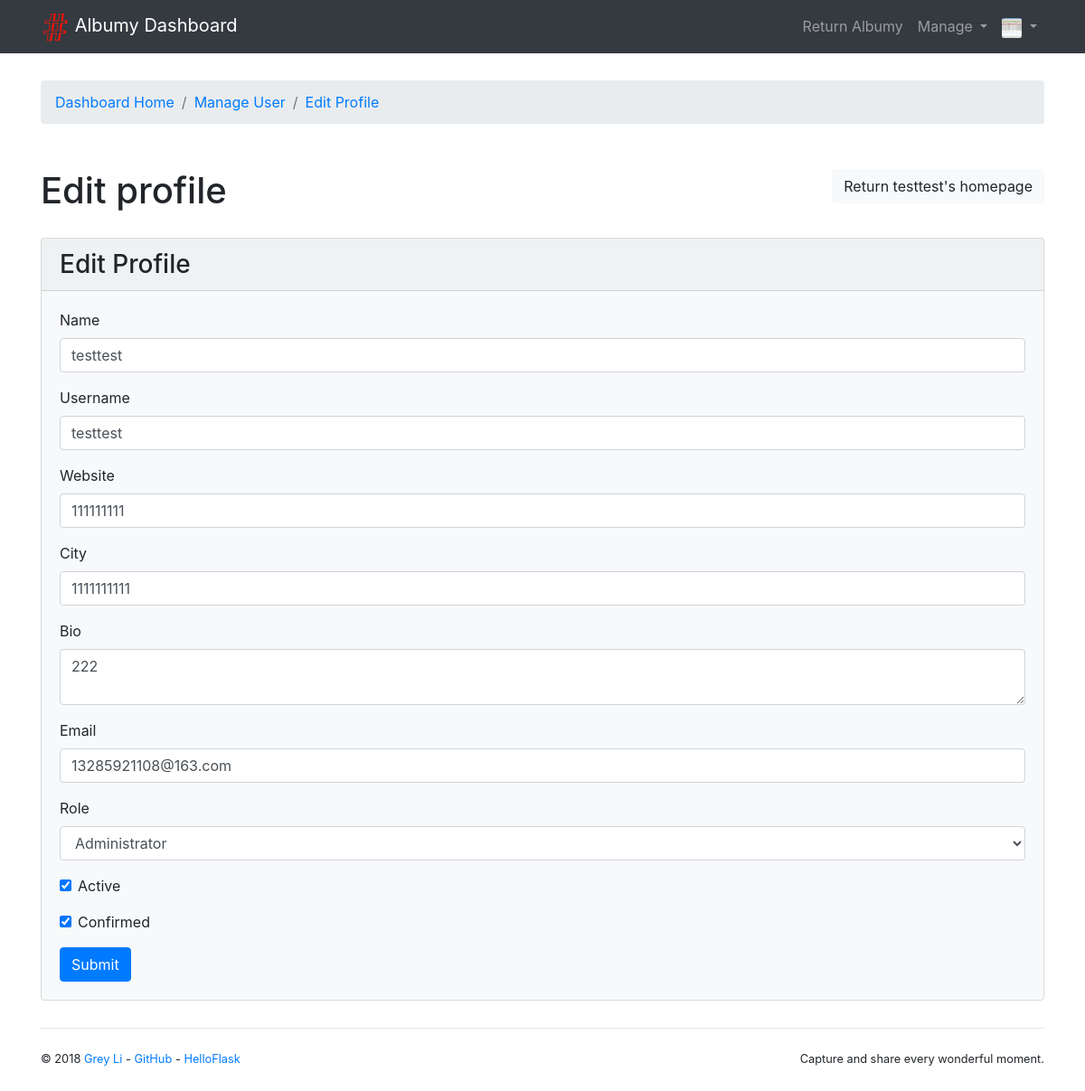
Screenshot of /admin/profile/1 (signed in) with the database file from the repository.
### auth/models.py (models this page shows, shortened)
@whooshee.register_model('name', 'username')
class User(db.Model, UserMixin):
    id = db.Column(db.Integer, primary_key=True)
    username = db.Column(db.String(20), unique=True, index=True)
    email = db.Column(db.String(254), unique=True, index=True)
    password_hash = db.Column(db.String(128))
    name = db.Column(db.String(30))
    website = db.Column(db.String(255))
    bio = db.Column(db.String(120))
    location = db.Column(db.String(50))
    member_since = db.Column(db.DateTime, default=datetime.utcnow)
    avatar_s = db.Column(db.String(64))
    avatar_m = db.Column(db.String(64))
    avatar_l = db.Column(db.String(64))
    avatar_raw = db.Column(db.String(64))
    confirmed = db.Column(db.Boolean, default=False)
    locked = db.Column(db.Boolean, default=False)
    active = db.Column(db.Boolean, default=True)
    role_id = db.Column(db.Integer, db.ForeignKey('role.id'))
    role = db.relationship('Role', back_populates='users')
    @property
    def is_active(self):
        return self.active
    def can(self, permission_name):
        permission = Permission.query.filter_by(name=permission_name).first()
        return permission is not None and self.role is not None and permission in self.role.permissions

### admin/views.py (the view, shortened to what this page needs)
@admin_bp.route('/profile/<int:user_id>', methods=['GET', 'POST'])
@login_required
@admin_required
def edit_profile_admin(user_id):
    user = User.query.get_or_404(user_id)
    form = EditProfileAdminForm(user=user)
    form.name.data = user.name
    form.role.data = user.role_id
    form.bio.data = user.bio
    form.website.data = user.website
    form.location.data = user.location
    form.username.data = user.username
    form.email.data = user.email
    form.confirmed.data = user.confirmed
    form.active.data = user.active
    return render_template('admin/edit_profile.html', form=form, user=user)

### admin/forms.py (shortened to what this page needs)
class EditProfileAdminForm(EditProfileForm):
    email = StringField('Email', validators=[DataRequired(), Length(1, 254), Email()])
    role = SelectField('Role', coerce=int)
    active = BooleanField('Active')
    confirmed = BooleanField('Confirmed')
    submit = SubmitField()
    def __init__(self, user, *args, **kwargs):
        super(EditProfileAdminForm, self).__init__(*args, **kwargs)
        self.role.choices = [(role.id, role.name)
                             for role in Role.query.order_by(Role.name).all()]
        self.user = user

### extensions.py (called while the page is built)
@login_manager.user_loader
def load_user(user_id):
    from auth.models import User
    user = User.query.get(int(user_id))
    return user

### templates/admin/edit_profile.html (shortened to what this page needs)
{% extends 'admin/index.html' %}
{% from 'bootstrap/form.html' import render_form %}
{% from 'bootstrap/nav.html' import render_breadcrumb_item %}
{% block content %}
    <nav aria-label="breadcrumb">
        <ol class="breadcrumb">
            {{ render_breadcrumb_item('admin.index', 'Dashboard Home') }}
            {{ render_breadcrumb_item('admin.manage_user', 'Manage User') }}
            {{ render_breadcrumb_item('admin.edit_profile_admin', 'Edit Profile') }}
        </ol>
    </nav>
    <div class="page-header">
        <h1>Edit profile
            <a class="float-right btn btn-light" href="{{ url_for('user.index', username=user.username) }}">Return
                {{ user.username }}'s homepage</a>
        </h1>
    </div>
    <div class="card w-100 bg-light">
        <h3 class="card-header">Edit Profile</h3>
        <div class="card-body">
            {{ render_form(form) }}
        </div>
    </div>
{% endblock %}

### templates/admin/index.html (shortened to what this page needs)
{% extends 'base.html' %}
{% from 'bootstrap/nav.html' import render_breadcrumb_item %}
{% block navbar %}
    <nav class="navbar navbar-expand-lg navbar-dark bg-dark">
        <div class="container">
            <a class="navbar-brand" href="{{ url_for('admin.index') }}">
                <img src="{{ url_for('static', filename='favicon.ico') }}" alt="Albumy"> Albumy Dashboard
            </a>
            <div class="collapse navbar-collapse" id="navbarColor01">
                <div class="navbar-nav ml-auto">
                    {{ render_nav_item('main.index', 'Return Albumy') }}
                    <div class="dropdown nav-item">
                        <a href="#" class="nav-link dropdown-toggle" data-toggle="dropdown" role="button"
                           aria-expanded="false">Manage
                        </a>
                    </div>
                    <div class="dropdown nav-item">
                        <a href="#" class="nav-link dropdown-toggle" data-toggle="dropdown" role="button"
                           aria-expanded="false">
                            <img class="avatar-xs"
                                 src="{{ url_for('main.get_avatar', filename=current_user.avatar_s) }}">
                        </a>
                    </div>
                </div>
            </div>
        </div>
    </nav>
{% endblock %}

### templates/base.html (shortened to what this page needs)
{% from 'bootstrap/nav.html' import render_nav_item %}
<!DOCTYPE html>
<html lang="en">
<head>
    {% block head %}
        {% block styles %}
            <link rel="stylesheet" href="{{ url_for('static', filename='css/bootstrap.min.css') }}">
            <link rel="stylesheet" href="{{ url_for('static', filename='open-iconic/font/css/open-iconic-bootstrap.css') }}">
            <link rel="stylesheet" href="{{ url_for('static', filename='css/style.css') }}">
        {% endblock styles %}
    {% endblock head %}
</head>
<body>
{% block navbar %}{% endblock %}
<main>
    <div class="container">
        {% block content %}{% endblock %}
        {% block footer %}
            <footer>
                <p class="float-left">
                    <small>&copy; 2018
                        <a href="http://greyli.com" title="Written by Grey Li">Grey Li</a> -
                        <a href="https://github.com/greyli/albumy" title="Fork me on GitHub">GitHub</a> -
                        <a href="http://helloflask.com" title="A HelloFlask project">HelloFlask</a>
                    </small>
                </p>
                <p class="float-right">
                    <small>Capture and share every wonderful moment.</small>
                </p>
            </footer>
        {% endblock %}
    </div>
</main>
</body>
</html>

### static/css/style.css (style rules this page uses)
.page-header { padding-top: 20px; padding-bottom: 20px; }
nav { margin-bottom: 30px; }
footer { margin: 30px 0; padding: 20px 0; border-top: 1px solid #e5e5e5; }
.avatar-xs { width: 22px; height: 22px; border-radius: 2px; }

### rows the page displays
User: avatar_s (picture), username "testtest", name "testtest", website "111111111", location "1111111111", bio "222", email "13285921108@163.com", role "Administrator", active "☑", confirmed "☑"

### other values shown
{{ render_nav_item('main.index', 'Return Albumy') }} "Return Albumy"
{{ render_breadcrumb_item('admin.index', 'Dashboard Home') }} "Dashboard Home"
{{ render_breadcrumb_item('admin.manage_user', 'Manage User') }} "Manage User"
{{ render_breadcrumb_item('admin.edit_profile_admin', 'Edit Profile') }} "Edit Profile"
